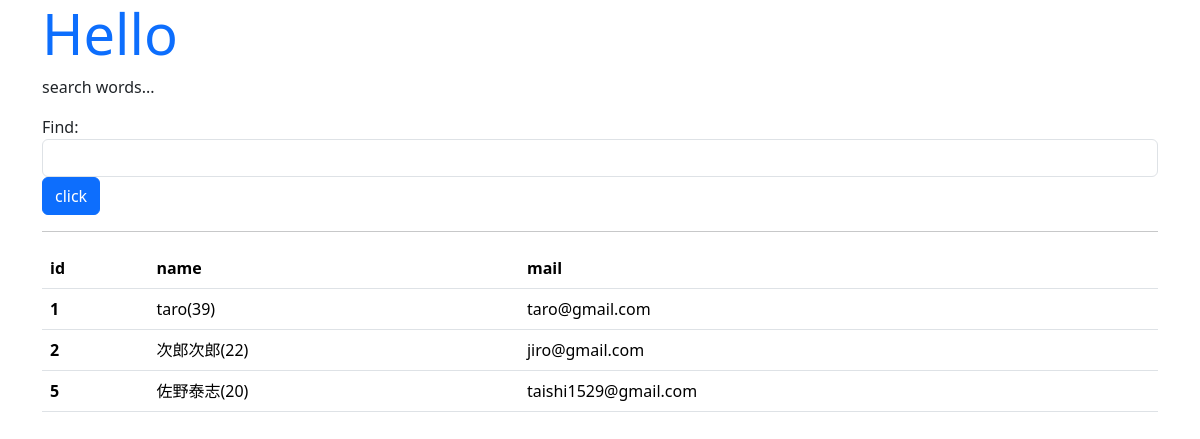
/hello/find, run on the app's committed database.
### hello/models.py (models this page shows)
class Friend(models.Model):
    name = models.CharField(max_length=100)
    mail = models.EmailField(max_length=200)
    gender = models.BooleanField()
    age = models.IntegerField(default=0)
    birthday = models.DateField()

### hello/views.py (the view)
# urls.py: path('find', views.find, name='find'),
def find(request):
    if(request.method == 'POST'):
        form = FindForm(request.POST)
        find = request.POST['find']
        data = Friend.objects.filter(age__lte=int(find))
        msg = 'Result: ' + str(data.count())
    else:
        msg = 'search words...'
        form = FindForm()
        data = Friend.objects.all()
    params = {
        'title':'Hello',
        'message':msg,
        'form':form,
        'data':data,
    }
    return render(request, 'hello/find.html', params)

### hello/forms.py
class FindForm(forms.Form):
    find = forms.CharField(label='Find', required=False, \
        widget=forms.TextInput(attrs={'class':'form-control'}))

### hello/templates/hello/find.html (shortened to what this page needs)
{% load static %}
<!doctype html>
<html lang="ja">
<head>
    <link href="https://cdn.jsdelivr.net/npm/bootstrap/dist/css/bootstrap.css" rel="stylesheet">
</head>
<body class="container">
    <h1 class="display-4 text-primary">{{title}}</h1>
    <p>{{message|safe}}</p>
    <form action="{% url "find" %}" method="post">
    {{ form.as_table }}
        <input type="submit" value="click" class="btn btn-primary">
    </form>
    <hr>
    <table class='table'>
        <tr>
            <th>id</th>
            <th>name</th>
            <th>mail</th>
        </tr>
    {% for item in data %}
        <tr>
            <th>{{item.id}}</th>
            <td>{{item.name}}({{item.age}})</td>
            <td>{{item.mail}}</td>
        </tr>
    {% endfor %}
    </table>
</body>
</html>

### data on the page
Friend: id "1", name "taro", age "39", mail "taro@gmail.com"
Friend: id "2", name "次郎次郎", age "22", mail "jiro@gmail.com"
Friend: id "5", name "佐野泰志", age "20", mail "taishi1529@gmail.com"

### other printed values
{{ message|safe }} "search words..."
